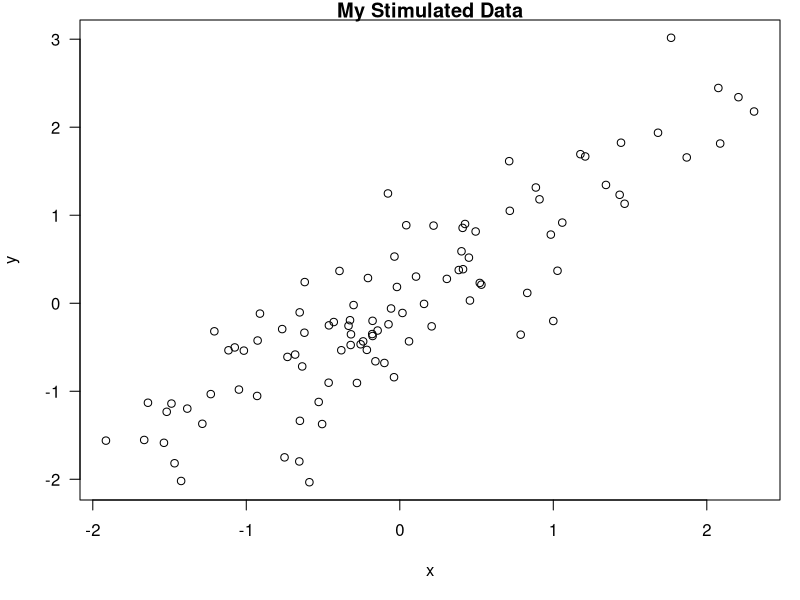
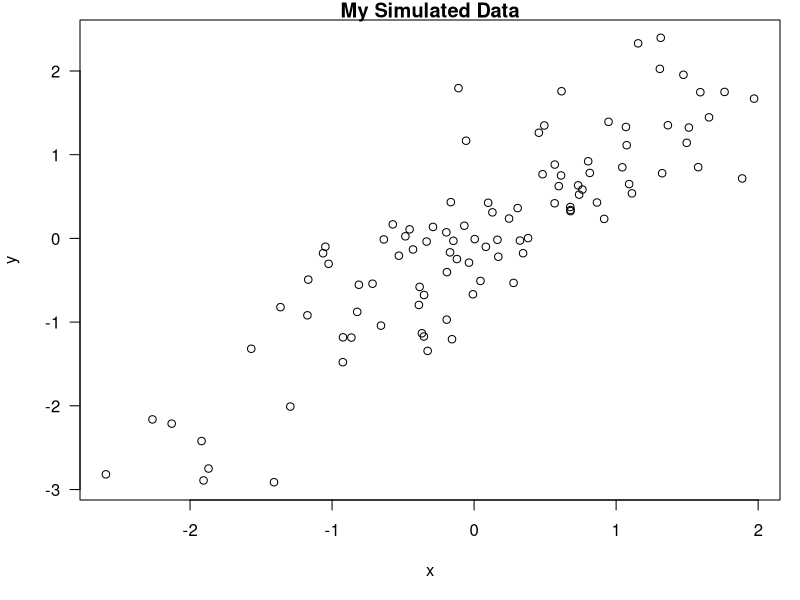

Reproduce these figures in R, in order.
## ---- chunk 1
#code is echoed
set.seed(1)
x <- rnorm(100)
mean(x)
## ---- chunk 2
#code is not echoed
set.seed(1)
x <- rnorm(100)
mean(x)
## ---- chunk 3
time <- format(Sys.time(),"%a %b %d %X %Y")
rand <- rnorm(1)
## ---- chunk 4
x <- rnorm(100);
y <- x + rnorm(100, sd = 0.5)
## ---- chunk 5
par(mar = c(5,4,1,1), las = 1)
plot(x,y,main = "My Stimulated Data")
## ---- chunk 6
library(datasets)
data("airquality")
fit <- lm(Ozone ~ Wind + Solar.R, data = airquality)
## ---- chunk 7
library(xtable)
xt <- xtable(summary(fit))
print(xt,type = "html")
## ---- chunk 8
library(knitr)
knitr::opts_chunk$set
#statement above set default to NOT echo
opts_chunk$set(echo = FALSE, results = "hide")
## ---- chunk 9
#statement above overides default
x <- rnorm(100);
y <- x + rnorm(100,sd = 0.5)
## ---- chunk 10
par(mar = c(5,4,1,1), las = 1)
plot(x,y, main = "My Simulated Data")



